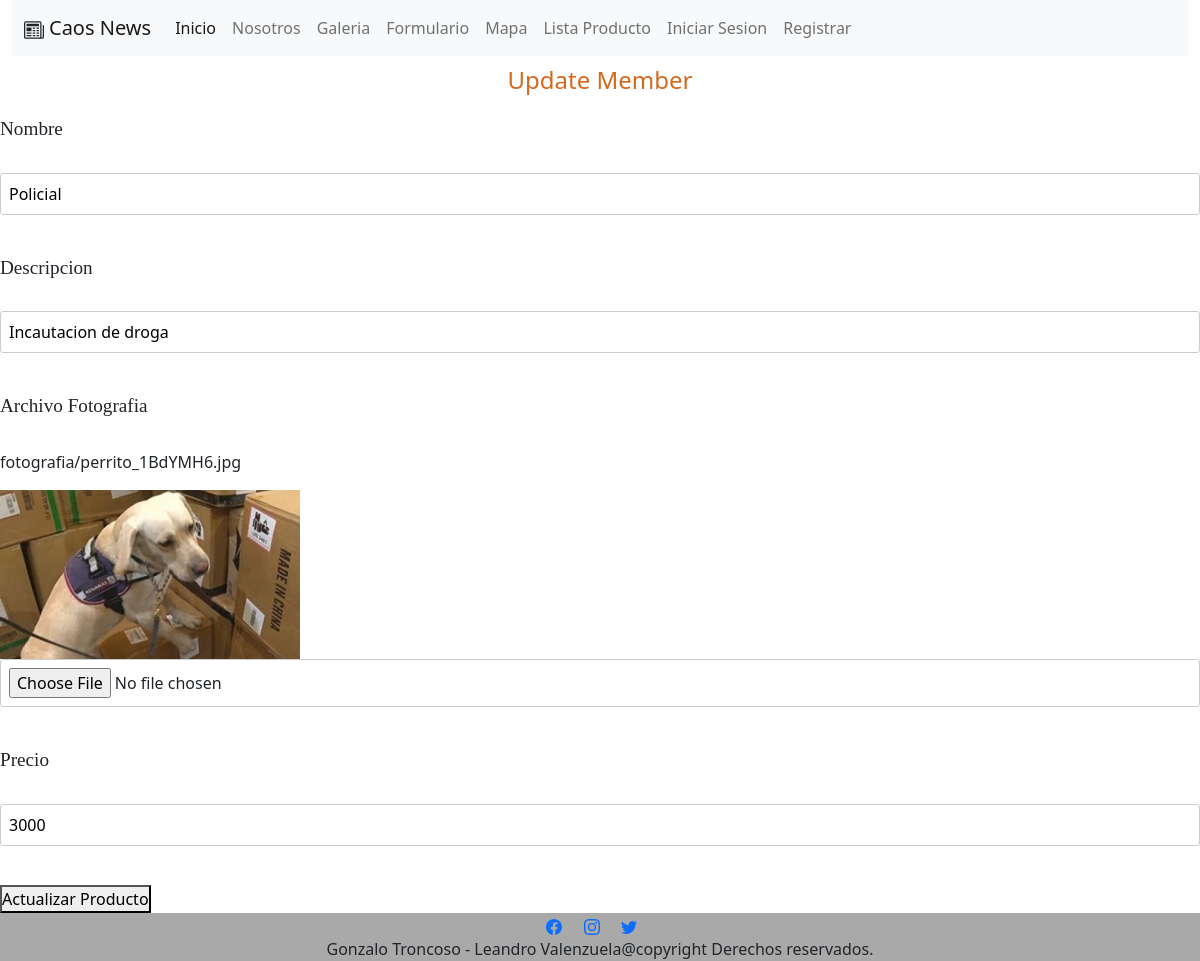
Page /actualizarProducto/55 on the committed database.
### app/models.py (models this page shows, shortened)
class fotografia(models.Model):
    nombre=models.CharField(max_length=40)
    descripcion=models.CharField(max_length=40)
    archivo_fotografia=models.ImageField(upload_to='fotografia', null=True)
    precio = models.IntegerField()

### app/views.py (the view)
# urls.py: path('actualizarProducto/<int:id>', actualizarProducto, name='actualizarProducto'),
def actualizarProducto(request, id):
    foto=fotografia.objects.get(id=id)
    return render(request, 'app/actualizarProducto.html', {'foto':foto})

### app/context_processor.py (called while the page is built)
def total_carrito(request):
    total = 0
    if request.user.is_authenticated:
        if "carrito" in request.session.keys():
            for key, value in request.session["carrito"].items():
                total += int(value["acumulado"])
    return {"total_carrito": total}

### app/templates/app/actualizarProducto.html (shortened to what this page needs)
{% extends 'app/base.html' %}
{% load static %}
{% block contenido %}
<div class="container2">
    <h1>Update Member</h1>
    <form action="{% url 'actualizarrec' foto.id %}" method="post" enctype="multipart/form-data">
        <label for="">Nombre</label><br><br>
        <input type="text" name="nombre" value="{{foto.nombre}}"><br><br>
        <label for="">Descripcion</label><br><br>
        <input type="text" name="descripcion" value="{{foto.descripcion}}"><br><br>
        <label for="">Archivo Fotografia</label><br><br>
        {% if foto.archivo_fotografia %}
             <p>{{ foto.archivo_fotografia.name }}</p>
             <img src="{{ foto.archivo_fotografia.url }}" alt="Foto actual">
        {% endif %}
        <input type="file" name="archivo_fotografia"><br><br>
        <label for="">Precio</label><br><br>
        <input type="number" name="precio" value="{{foto.precio}}"><br><br>
        <button type="submit" id="new1">Actualizar Producto</button>
    </form>
</div>
{% endblock %}

### app/static/app/css/estilosApi.css (style rules this page uses)
h1 { font-size: 100px; text-align: center; padding: 5px; text-decoration: underline; font-family: Georgia, 'Times New Roman', Times, serif; color: indianred; }

### app/static/app/css/estilosFormulario.css (style rules this page uses)
* { margin: 0; padding: 0; box-sizing: border-box; }
h1 { text-align: center; text-decoration: double; text-shadow: 5%; color: chocolate; font-size: 60px; font-family: 'Segoe UI', Tahoma, Geneva, Verdana, sans-serif; padding: 10px; }
form label { font-size: 1.2rem; margin-bottom: 5px; font-family: Cambria, Cochin, Georgia, Times, 'Times New Roman', serif; }
form input { padding: 8px; border: 1px solid #ccc; border-radius: 3px; margin-bottom: 15px; width: 100%; }

### app/static/app/css/style.css (style rules this page uses)
h1 { font-size: 24px; margin-bottom: 10px; }

### rows in the picture
fotografia: nombre "Policial", descripcion "Incautacion de droga", archivo_fotografia.name "fotografia/perrito_1BdYMH6.jpg", archivo_fotografia (picture), precio "3000"
